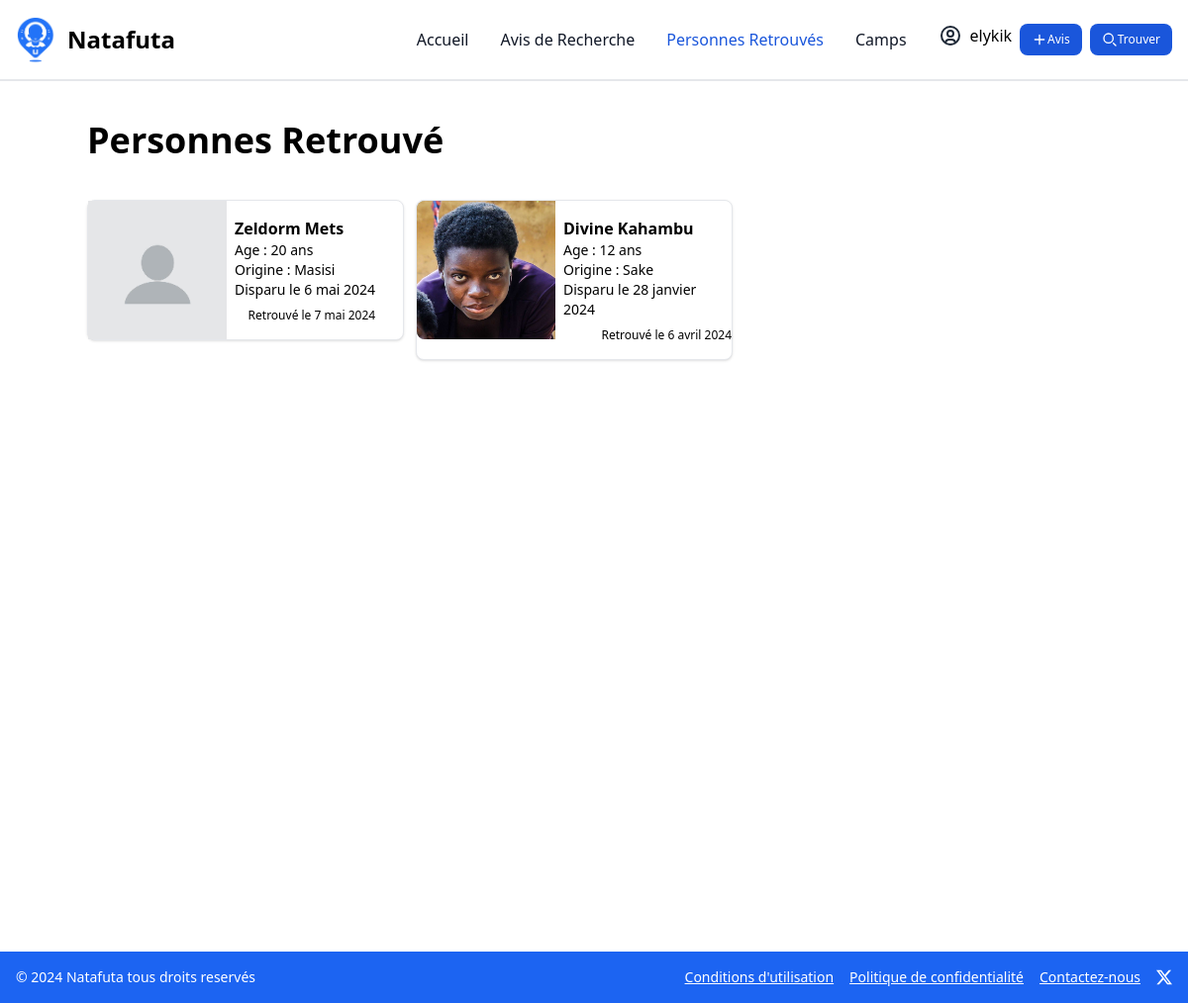
The app's page /personnes-retrouves (signed in) with its own data.
### account/models.py (models this page shows)
class AgentUser(AbstractUser):
    is_admin = models.BooleanField(default=False)

### finder/models.py (models this page shows)
class Avis(models.Model):
    user = models.ForeignKey(AgentUser, on_delete=CASCADE)
    nom_complet = models.CharField(max_length=200)
    nom_disparu = models.CharField(max_length=200)
    photo = models.ImageField(upload_to="photo/")
    age = models.IntegerField()
    sexe = models.CharField(max_length=6)
    telephone = models.IntegerField()
    province = models.CharField(max_length=200)
    lieu_disparition = models.CharField(max_length=200)
    adresse = models.CharField(max_length=200)
    description = models.TextField()
    date_disparition = models.DateField()
    date_finded = models.DateField(null=True)
    created_time = models.DateTimeField(auto_now=True)
    is_finded = models.BooleanField(default=False)
    is_refugee = models.BooleanField(default=False)
    is_deplacee = models.BooleanField(default=False)

### finder/views.py (the view)
# urls.py: path('personnes-retrouves', retrouves, name='retrouves'),
def retrouves(request):
    avis_resolu = Avis.objects.filter(is_finded=True)
    return render(request, 'retrouves.html', {'avis_resolu':avis_resolu})

### finder/templates/retrouves.html
{% extends 'base.html' %}
{% load static %}
{% block content %}
<div>
    <h6 class="text-2xl md:text-4xl font-bold dark:text-white mb-10">Personnes Retrouvé</h6>
        <div class="flex flex-col space-y-2 md:flex-row md:space-y-0 md:space-x-3">
            {% for a in avis_resolu reversed %}
            <a href="{% url 'avis_detail' a.id %}">
                <div class="flex flex-col bg-white border border-gray-200 rounded-lg shadow w-full md:w-80 hover:bg-blue-100 dark:border-gray-700 dark:bg-gray-800 dark:hover:bg-gray-700">
                    <div class="flex flex-row space-x-2">
                        {% if a.photo %}
                            <img src="{{ a.photo.url }}" style="width:140px; height:140px" class="w-28 bg-gray-400 rounded-l-lg"/>
                        {% else %}
                            <img src="{% static 'img/blank-profile.jpg' %}" style="width:140px; height:140px" alt="photo_disparu" />
                        {% endif %}
                        <div class="my-4">
                            <p class="font-semibold text-base">{{a.nom_disparu}}</p>
                            <div class="flex flex-col">
                                <div class="text-sm"><span class="font-medium">Age</span> : {{a.age}} ans</div>
                                <div class="text-sm"><span class="font-medium">Origine</span> : {{a.lieu_disparition}}</div>
                                <div class="text-sm"><span class="font-medium">Disparu</span> le {{a.date_disparition}}</div>
                                <div class="text-xs text-right mt-2">Retrouvé le {{a.date_finded}}</div>
                            </div>
                        </div>
                    </div>
                </div>
            </a>
            {% empty %}
                <p class="font-light text-sm">Aucune personne retrouvé pour le moment</p>
            {% endfor %}
        </div>
</div>
{% endblock %}

### templates/base.html (shortened to what this page needs)
{% load static tailwind_tags %}
{% load static %}
<!DOCTYPE html>
<html>
    <head>
        {% tailwind_css %}
    </head>
    <body class="w-full">
        <nav class="bg-white border-b-2 border-gray-200 dark:bg-gray-900">
            <div class="max-w-screen-xl flex flex-wrap items-center justify-between mx-auto p-4">
            <a href="{% url 'home' %}" class="flex items-center space-x-3 rtl:space-x-reverse">
                <img src="{% static "img/Logo_min.png" %}" style="width:40px; height: auto;" />
                <span class="self-center text-2xl font-semibold whitespace-nowrap dark:text-white">Natafuta</span>
            </a>
            <div class="hidden w-full md:block md:w-auto" id="navbar-default">
                <ul class="font-medium flex flex-col items-center p-4 md:p-0 mt-4 border border-gray-100 rounded-lg bg-gray-50 md:flex-row md:space-x-8 rtl:space-x-reverse md:mt-0 md:border-0 md:bg-white dark:bg-gray-800 md:dark:bg-gray-900 dark:border-gray-700">
                    <li>
                        <a href="{% url 'home' %}" class="block py-2 px-3 rounded md:bg-transparent {% if request.path == '/' %} md:text-blue-700 text-blue-600 {% else %}text-gray-900{% endif %} md:p-0 dark:text-white md:dark:text-blue-500">Accueil</a>
                    </li>
                    <li>
                        <a href="{% url 'avis_recherche' %}" class="block py-2 px-3 rounded hover:bg-gray-100 md:hover:bg-transparent {% if request.path == '/avis_recherche' %} md:text-blue-700 text-blue-600 {% else %}text-gray-900{% endif %} md:border-0 md:hover:text-blue-700 md:p-0 dark:text-white md:dark:hover:text-blue-500 dark:hover:bg-gray-700 dark:hover:text-white md:dark:hover:bg-transparent" aria-current="page">Avis de Recherche</a>
                    </li>
                    <li>
                        <a href="{% url 'retrouves' %}" class="block py-2 px-3 {% if request.path == '/personnes-retrouves' %} md:text-blue-700 text-blue-600 {% else %}text-gray-900{% endif %} rounded hover:bg-gray-100 md:hover:bg-transparent md:border-0 md:hover:text-blue-700 md:p-0 dark:text-white md:dark:hover:text-blue-500 dark:hover:bg-gray-700 dark:hover:text-white md:dark:hover:bg-transparent">Personnes Retrouvés</a>
                    </li>
                    <li>
                        <a href="#" class="block py-2 px-3 {% if request.path == '/contact' %} md:text-blue-700 text-blue-600 {% else %}text-gray-900{% endif %} rounded hover:bg-gray-100 md:hover:bg-transparent md:border-0 md:hover:text-blue-700 md:p-0 dark:text-white md:dark:hover:text-blue-500 dark:hover:bg-gray-700 dark:hover:text-white md:dark:hover:bg-transparent">Camps</a>
                    </li>
                    <div class="space-y-2 text-center md:space-y-0 md:flex flex-row md:space-x-2">
                    {% if user.is_authenticated %}
                    <a href="{% url 'mon_compte' %}">
                        <li>
                            <div class="flex flex-row space-x-2">
                                <span>{{user.username}}</span>
                            </div>
                        </li>
                    </a>
                    {% endif %}
                    {% if user.is_authenticated %}
                    <li>
                        <button data-modal-target="crud-modal" data-modal-toggle="crud-modal" type="button" class="px-3 py-2 text-xs font-medium text-center inline-flex items-center text-white bg-blue-700 rounded-lg hover:bg-blue-800 focus:ring-4 focus:outline-none focus:ring-blue-300 dark:bg-blue-600 dark:hover:bg-blue-700 dark:focus:ring-blue-800">
                            <svg class="w-4 h-4 text-white dark:text-white" aria-hidden="true" xmlns="http://www.w3.org/2000/svg" width="24" height="24" fill="none" viewBox="0 0 24 24">
                                <path stroke="currentColor" stroke-linecap="round" stroke-linejoin="round" stroke-width="2" d="M5 12h14m-7 7V5"/>
                            </svg>
                            Avis
                        </button>
                    </li>
                    {% endif %}
                    <li>
                        <button data-modal-target="modal-find" data-modal-toggle="modal-find" type="button" class="px-3 py-2 text-xs font-medium text-center inline-flex items-center text-white bg-blue-700 rounded-lg hover:bg-blue-800 focus:ring-4 focus:outline-none focus:ring-blue-300 dark:bg-blue-600 dark:hover:bg-blue-700 dark:focus:ring-blue-800">
                            <svg class="w-4 h-4 text-white dark:text-white" aria-hidden="true" xmlns="http://www.w3.org/2000/svg" width="24" height="24" fill="none" viewBox="0 0 24 24">
                                <path stroke="currentColor" stroke-linecap="round" stroke-width="2" d="m21 21-3.5-3.5M17 10a7 7 0 1 1-14 0 7 7 0 0 1 14 0Z"/>
                            </svg>
                            Trouver
                        </button>
                    </li>
                </div>
                </ul>
            </div>
            </div>
        </nav>
        <div class="max-w-5xl mx-4 md:mx-auto h-screen my-10">
            {% block content %}
            {% endblock %}
        </div>
        <footer class=" bottom-0 w-full bg-blue-600 text-white">
            <div class="p-4 flex space-y-3 md:space-y-0 flex-col md:flex-row md:justify-between md:items-center">
                <div>
                    <p class="text-sm">© 2024 Natafuta tous droits reservés</p>
                </div>
                <div class="flex flex-col space-y-2 md:space-y-0 md:flex-row md:space-x-4 md:items-center">
                    <div>
                        <ul class="text-sm underline md:flex md:flex-row md:space-x-4">
                            <li>Conditions d'utilisation</li>
                            <li>Politique de confidentialité</li>
                            <li><a href="https://natafuta.org/contact/" target="_blank">Contactez-nous</a></li>
                        </ul>
                    </div>
                    <p>
                        <a href="https://twitter.com/natafuta_rdc" target="_blank">
                            <svg xmlns="http://www.w3.org/2000/svg" width="16" height="16" fill="currentColor" class="bi bi-twitter-x" viewBox="0 0 16 16">
                                <path d="M12.6.75h2.454l-5.36 6.142L16 15.25h-4.937l-3.867-5.07-4.425 5.07H.316l5.733-6.57L0 .75h5.063l3.495 4.633L12.601.75Zm-.86 13.028h1.36L4.323 2.145H2.865z"/>
                            </svg>
                        </a>
                    </p>
                </div>
            </div>
        </footer>
    </body>
</html>

### records on screen
AgentUser: username "elykik"
Avis: nom_disparu "Zeldorm Mets", age "20", lieu_disparition "Masisi", date_disparition "6 mai 2024", date_finded "7 mai 2024"
Avis: photo (picture), nom_disparu "Divine Kahambu", age "12", lieu_disparition "Sake", date_disparition "28 janvier 2024", date_finded "6 avril 2024"
